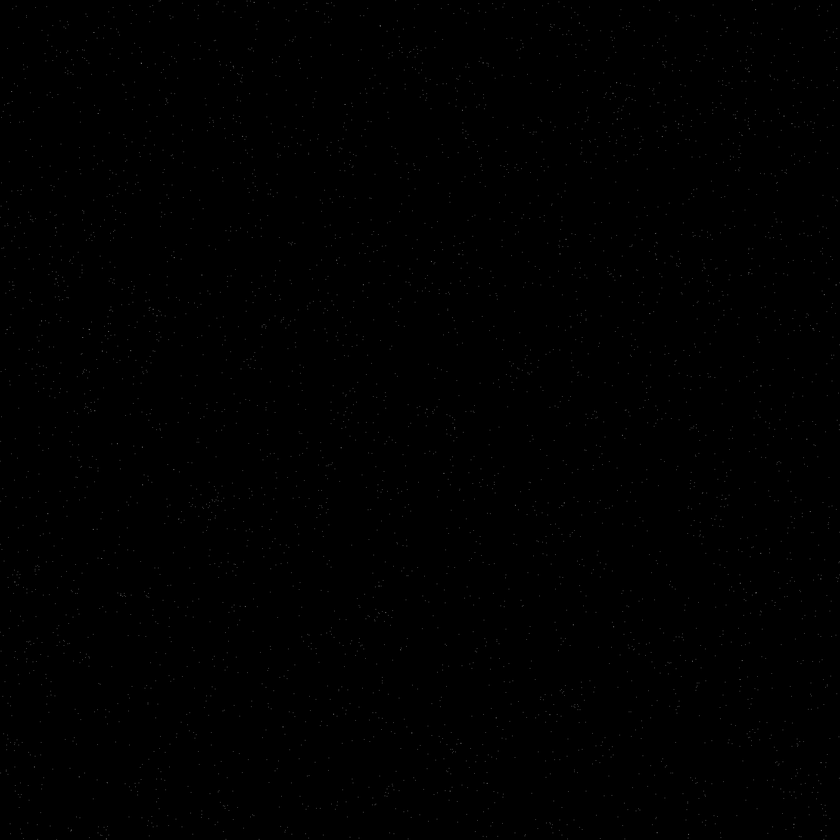
#> input picture Algorithms/Half-Toning/Stippling/Gradients/stipple0.png, 840 x 840 px, shrunk from 1950 x 1950 before the run, found by its file name
$ python editGradient.py
#> lines starting #> are read from the running program, lines starting #| are printed output that depends on the picture
from PIL import Image
from PIL import ImageFilter
import math
import matplotlib.pyplot as plt
import numpy as np
import os
import time
import itertools
import binascii
from array import array
import re
import copy
import random

gradient0 = Image.open("Gradient/stipple0.png")
#> gradient0 is the input picture: PIL image 840x840 L; min 0, max 110, mean 0.4
gradient0 = np.array(gradient0, 'float')
#> gradient0: shape (840, 840) float64

gradient1 = Image.open("Gradient/stipple1.png")
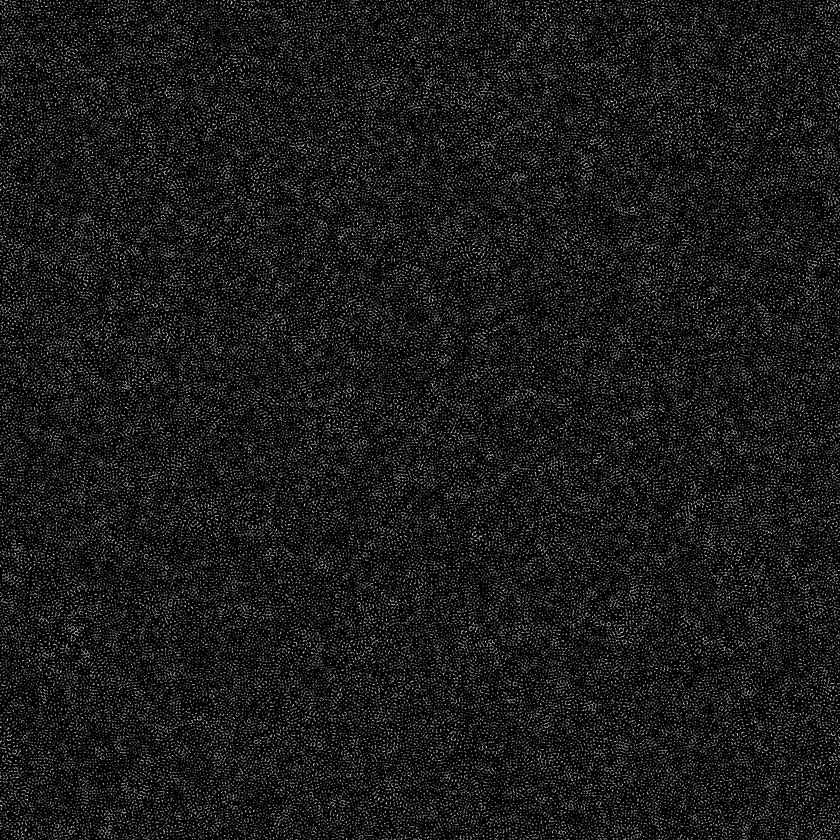
#> input picture Algorithms/Half-Toning/Stippling/Gradients/stipple1.png, 840 x 840 px, shrunk from 1950 x 1950 before the run, found by its file name
#> gradient1 is the input picture: PIL image 840x840 L; min 0, max 245, mean 25.7
gradient1 = np.array(gradient1, 'float')
#> gradient1: shape (840, 840) float64

gradient2 = Image.open("Gradient/stipple2.png")
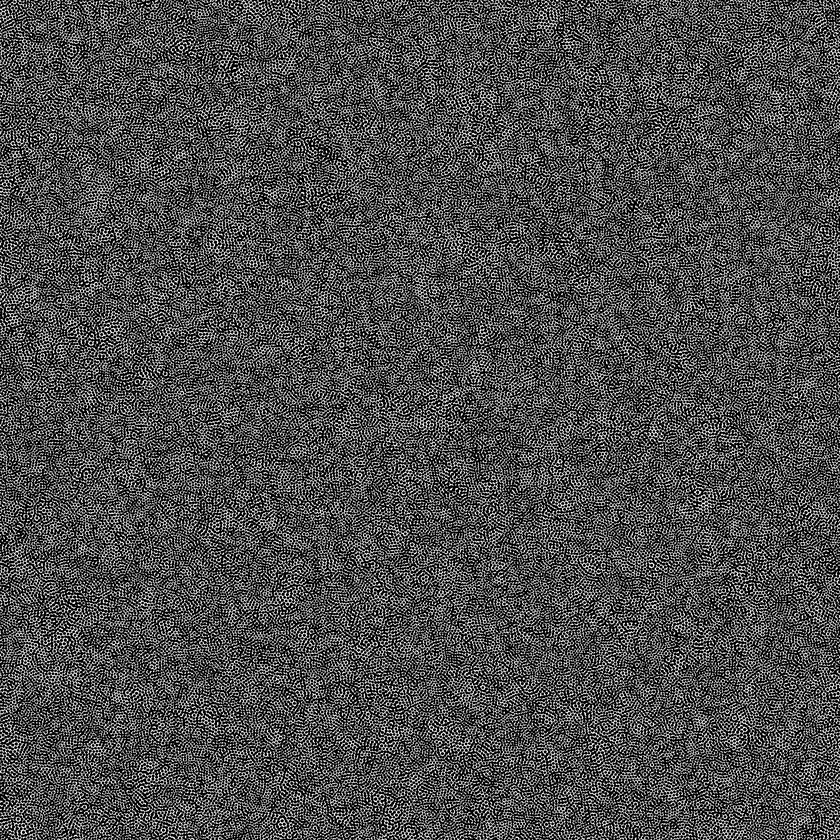
#> input picture Algorithms/Half-Toning/Stippling/Gradients/stipple2.png, 840 x 840 px, shrunk from 1950 x 1950 before the run, found by its file name
#> gradient2 is the input picture: PIL image 840x840 L; min 0, max 255, mean 77.8
gradient2 = np.array(gradient2, 'float')
#> gradient2: shape (840, 840) float64

gradient3 = Image.open("Gradient/stipple3.png")
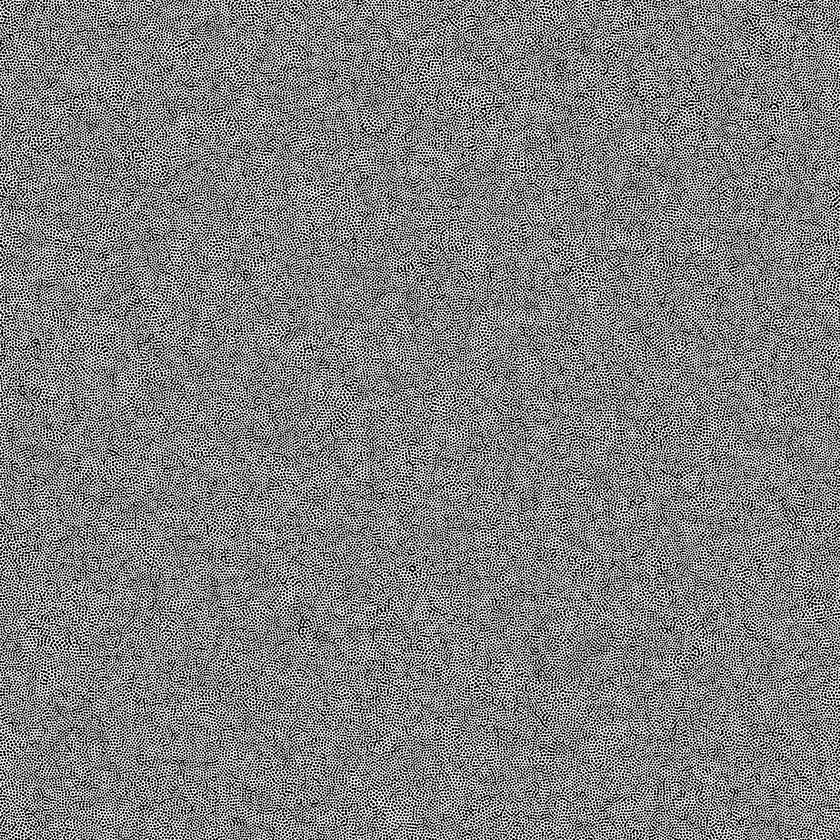
#> input picture Algorithms/Half-Toning/Stippling/Gradients/stipple3.png, 840 x 840 px, shrunk from 1950 x 1950 before the run, found by its file name
#> gradient3 is the input picture: PIL image 840x840 L; min 0, max 255, mean 130.2
gradient3 = np.array(gradient3, 'float')
#> gradient3: shape (840, 840) float64

gradient4 = Image.open("Gradient/stipple4.png")
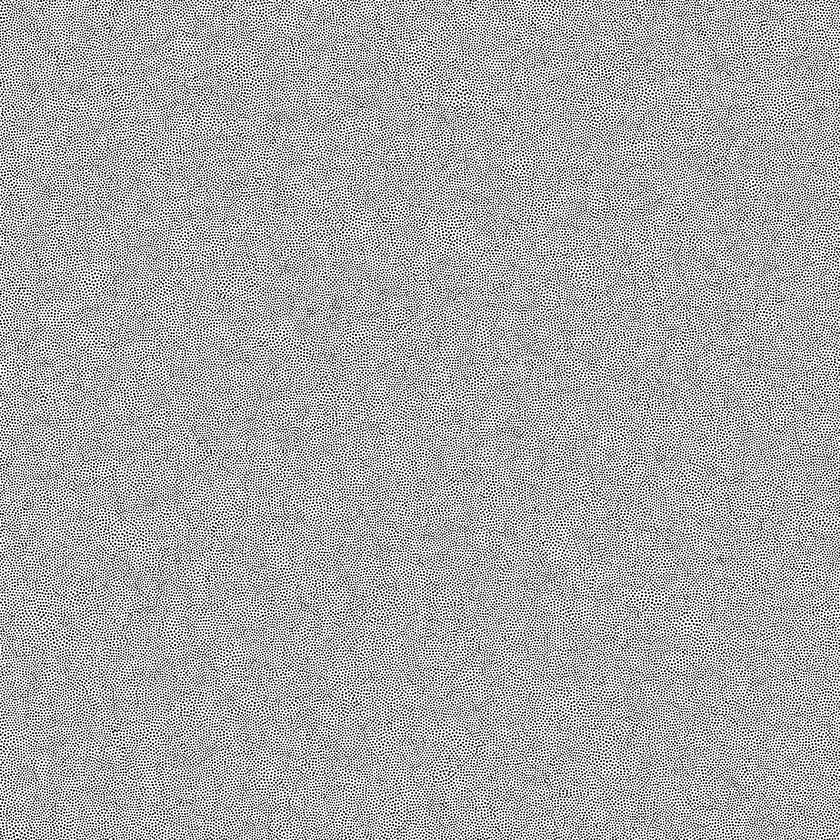
#> input picture Algorithms/Half-Toning/Stippling/Gradients/stipple4.png, 840 x 840 px, shrunk from 1950 x 1950 before the run, found by its file name
#> gradient4 is the input picture: PIL image 840x840 L; min 0, max 255, mean 171.3
gradient4 = np.array(gradient4, 'float')
#> gradient4: shape (840, 840) float64

gradient5 = Image.open("Gradient/stipple5.png")
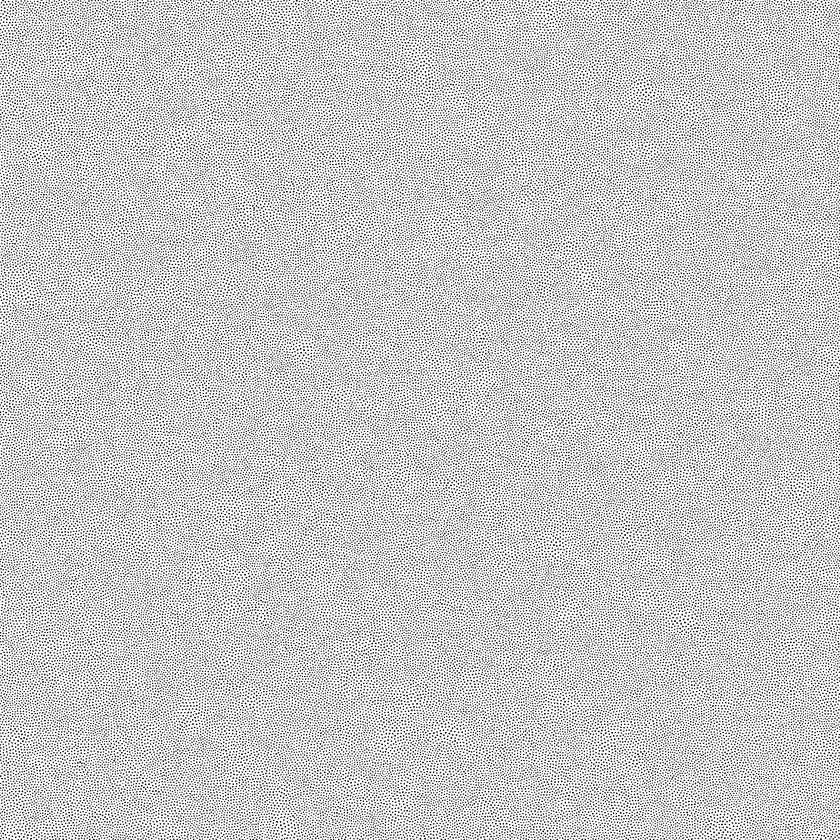
#> input picture Algorithms/Half-Toning/Stippling/Gradients/stipple5.png, 840 x 840 px, shrunk from 1950 x 1950 before the run, found by its file name
#> gradient5 is the input picture: PIL image 840x840 L; min 0, max 255, mean 201.6
gradient5 = np.array(gradient5, 'float')
#> gradient5: shape (840, 840) float64

#> (the run stopped early here; a loop or call above may not have finished)
